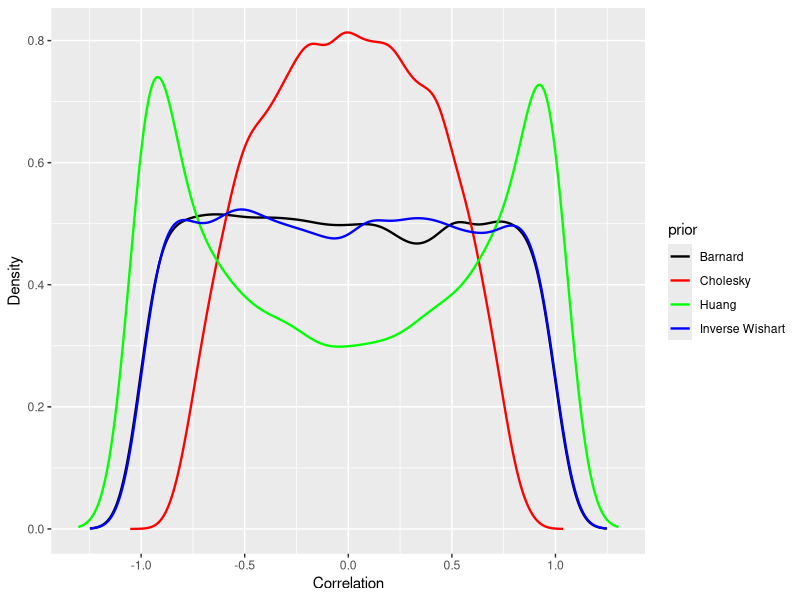
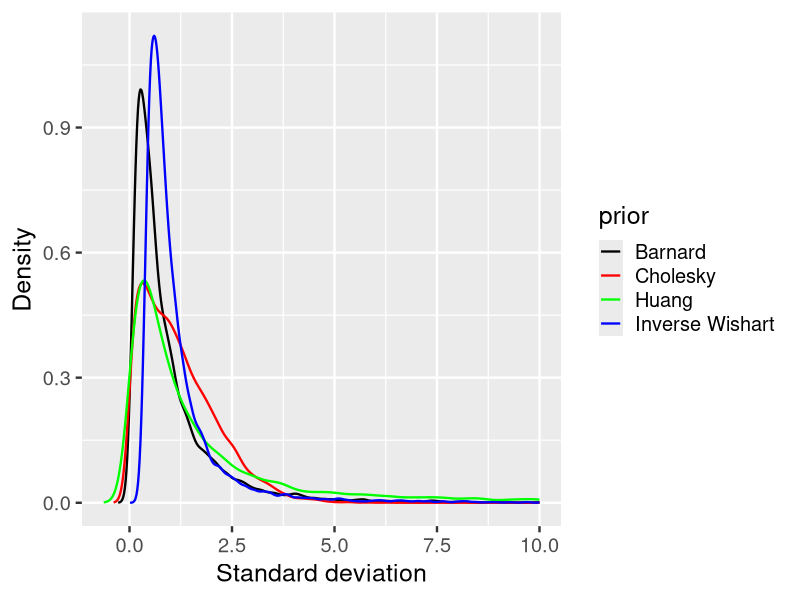

These charts were generated, in order, by the following R code:
rm(list=ls())
library(MCMCpack)

n_sim <- 10000
nu <- 12

### inverse Wishart prior
wish_prior <- array(NA,dim=c(n_sim,nu,nu))
for(i in 1:n_sim){
  wish_prior[i,,] <- riwish(nu+1, S=diag(nu))
}

### cholesky prior
chol_mat <- function(n_sim,nu){
  Da <- array(0,dim=c(n_sim,nu,nu))
  La <- Da
  M <- Da
  for ( i in 1:nu ) {
    Da[,i,i] <- abs(rnorm(n_sim,0,1.5))
    La[,i,i] <- 1
  }
  for( i in 1:(nu-1) ){
    for( j in (i+1):nu ) {La[,j,i] <- rnorm(n_sim,0,0.5)}
  }
 for ( k in 1:n_sim ) { M[k,,] <- Da[k,,]%*%La[k,,]%*%t(La[k,,])%*%Da[k,,]}
 return(M)
}
chol_prior <- chol_mat(n_sim=n_sim,nu=nu)

### barnard prior
barnard_mat <- function(n_sim,nu){
  M <- array(NA,dim=c(n_sim,nu,nu))
  for ( k in 1:n_sim ) { 
    Da <- exp(rnorm(nu,-0.5,1))*diag(nu)
    draw <- riwish(nu+1, S=diag(nu))
    Dq <- 1/sqrt(diag(draw))*diag(nu)
    M[k,,] <- Da%*%Dq%*%draw%*%Dq%*%Da
  }
  return(M)
}
barn_prior <- barnard_mat(n_sim=n_sim,nu=nu)

### huang prior
huang_mat <- function(n_sim,nu){
  M <- array(NA,dim=c(n_sim,nu,nu))
  for ( k in 1:n_sim ) { 
    D <- rgamma(nu,shape=0.5,scale=1)*diag(12)
    M[k,,] <- riwish(nu, S=2*D)
  }
  return(M)
}
huang_prior <- huang_mat(n_sim=n_sim,nu=nu)

### plot
f <- function(mat,param="c",i,j=0){
  if(param=="v"){
    x <- sqrt(mat[,i,i])
    return(data.frame(data.frame(x=density(x,kernel="g",to=10)$x,
                                 y=density(x,kernel="g",to=10)$y)
    )
    )
  }
  else{
    x <- mat[,i,j]/sqrt(mat[,i,i]*mat[,j,j])
    return(data.frame(data.frame(x=density(x,kernel="g")$x,
                                 y=density(x,kernel="g")$y)
    )
    )
  }

}

dd <- f(mat=wish_prior,param="v",i=1)
dd$prior <- "Inverse Wishart"
dd$param <- "Std Deviation"
ddw <- f(mat=wish_prior,i=1,j=2)
ddw$prior <- "Inverse Wishart"
ddw$param <- "Correlation"
dd <- rbind(dd,ddw)

ddw <- f(mat=chol_prior,param="v",i=1)
ddw$prior <- "Cholesky"
ddw$param <- "Std Deviation"
dd <- rbind(dd,ddw)
ddw <- f(mat=chol_prior,i=1,j=2)
ddw$prior <- "Cholesky"
ddw$param <- "Correlation"
dd <- rbind(dd,ddw)

ddw <- f(mat=barn_prior,param="v",i=1)
ddw$prior <- "Barnard"
ddw$param <- "Std Deviation"
dd <- rbind(dd,ddw)
ddw <- f(mat=barn_prior,i=1,j=2)
ddw$prior <- "Barnard"
ddw$param <- "Correlation"
dd <- rbind(dd,ddw)

ddw <- f(mat=huang_prior,param="v",i=1)
ddw$prior <- "Huang"
ddw$param <- "Std Deviation"
dd <- rbind(dd,ddw)
ddw <- f(mat=huang_prior,i=1,j=2)
ddw$prior <- "Huang"
ddw$param <- "Correlation"
dd <- rbind(dd,ddw)
rm(ddw)

library(ggplot2)
cbPalette <- c("black","red","green","blue")

ggplot(subset(dd,param=="Correlation"), aes(x=x, y=y, colour=prior)) + 
  geom_line(size=0.8) + 
  ylab("Density") + xlab("Correlation") + 
  scale_colour_manual(values=cbPalette) +
  #facet_wrap(~ param, ncol = 2) +
  theme_set(theme_gray(base_size=18)) +
  theme(plot.title = element_text(lineheight=.8, face="bold"))
ggsave("prior_cor.pdf",width=10,height=8)

ggplot(subset(dd,param=="Std Deviation"), aes(x=x, y=y, colour=prior)) + 
  geom_line(size=0.8) + 
  ylab("Density") + xlab("Standard deviation") + 
  scale_colour_manual(values=cbPalette) +
  #facet_wrap(~ param, ncol = 2) +
  theme_set(theme_gray(base_size=18)) +
  theme(plot.title = element_text(lineheight=.8, face="bold"))
ggsave("prior_sd.pdf",width=10,height=8)
